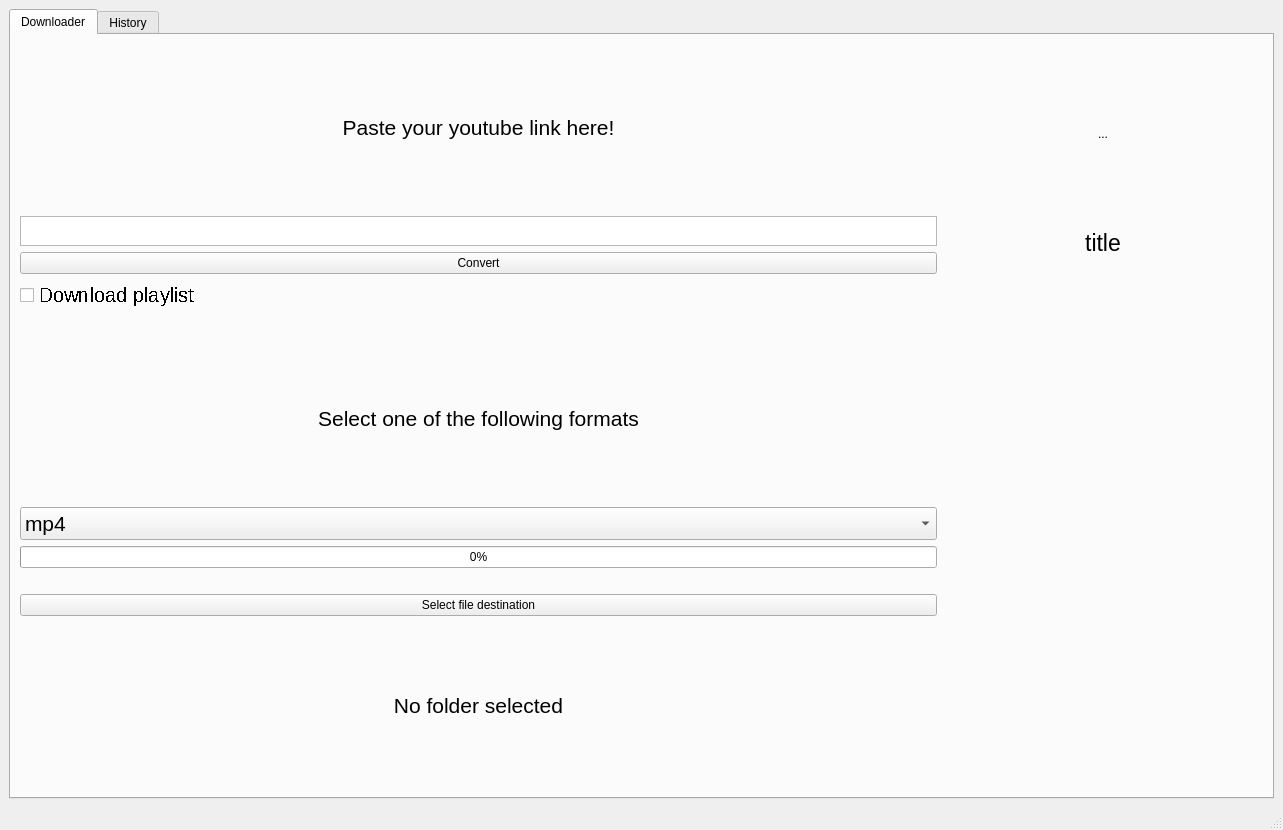
<?xml version="1.0" encoding="UTF-8"?>
<ui version="4.0">
 <class>MainWindow</class>
 <widget class="QMainWindow" name="MainWindow">
  <property name="geometry">
   <rect>
    <x>0</x>
    <y>0</y>
    <width>1283</width>
    <height>830</height>
   </rect>
  </property>
  <property name="windowTitle">
   <string>angry downloader</string>
  </property>
  <widget class="QWidget" name="centralwidget">
   <layout class="QVBoxLayout" name="verticalLayout_3">
    <item>
     <widget class="QTabWidget" name="tabWidget">
      <property name="currentIndex">
       <number>0</number>
      </property>
      <widget class="QWidget" name="tab">
       <attribute name="title">
        <string>Downloader</string>
       </attribute>
       <layout class="QHBoxLayout" name="horizontalLayout_2">
        <item>
         <layout class="QVBoxLayout" name="verticalLayout">
          <item>
           <widget class="QLabel" name="lblPasteHere">
            <property name="font">
             <font>
              <pointsize>16</pointsize>
             </font>
            </property>
            <property name="text">
             <string>Paste your youtube link here!</string>
            </property>
            <property name="alignment">
             <set>Qt::AlignmentFlag::AlignCenter</set>
            </property>
           </widget>
          </item>
          <item>
           <widget class="QTextEdit" name="txtYtLink">
            <property name="maximumSize">
             <size>
              <width>16777215</width>
              <height>30</height>
             </size>
            </property>
            <property name="layoutDirection">
             <enum>Qt::LayoutDirection::LeftToRight</enum>
            </property>
           </widget>
          </item>
          <item>
           <widget class="QPushButton" name="btnConvert">
            <property name="text">
             <string>Convert</string>
            </property>
           </widget>
          </item>
          <item>
           <widget class="QCheckBox" name="chkPlaylist">
            <property name="font">
             <font>
              <pointsize>15</pointsize>
              <stylestrategy>NoAntialias</stylestrategy>
             </font>
            </property>
            <property name="text">
             <string>Download playlist</string>
            </property>
           </widget>
          </item>
          <item>
           <spacer name="horizontalSpacer_2">
            <property name="orientation">
             <enum>Qt::Orientation::Horizontal</enum>
            </property>
            <property name="sizeHint" stdset="0">
             <size>
              <width>40</width>
              <height>20</height>
             </size>
            </property>
           </spacer>
          </item>
          <item>
           <widget class="QLabel" name="lblInstructions">
            <property name="font">
             <font>
              <pointsize>16</pointsize>
             </font>
            </property>
            <property name="layoutDirection">
             <enum>Qt::LayoutDirection::LeftToRight</enum>
            </property>
            <property name="text">
             <string>Select one of the following formats</string>
            </property>
            <property name="alignment">
             <set>Qt::AlignmentFlag::AlignCenter</set>
            </property>
           </widget>
          </item>
          <item>
           <widget class="QComboBox" name="boxFormats">
            <property name="font">
             <font>
              <pointsize>16</pointsize>
             </font>
            </property>
            <property name="layoutDirection">
             <enum>Qt::LayoutDirection::LeftToRight</enum>
            </property>
            <item>
             <property name="text">
              <string>mp4</string>
             </property>
            </item>
            <item>
             <property name="text">
              <string>webm</string>
             </property>
            </item>
            <item>
             <property name="text">
              <string>mkv</string>
             </property>
            </item>
            <item>
             <property name="text">
              <string>mp3</string>
             </property>
            </item>
            <item>
             <property name="text">
              <string>wav</string>
             </property>
            </item>
            <item>
             <property name="text">
              <string>m4a</string>
             </property>
            </item>
            <item>
             <property name="text">
              <string>flac</string>
             </property>
            </item>
            <item>
             <property name="text">
              <string>ogg</string>
             </property>
            </item>
           </widget>
          </item>
          <item>
           <widget class="QProgressBar" name="progressBar">
            <property name="value">
             <number>0</number>
            </property>
           </widget>
          </item>
          <item>
           <spacer name="horizontalSpacer">
            <property name="orientation">
             <enum>Qt::Orientation::Horizontal</enum>
            </property>
            <property name="sizeHint" stdset="0">
             <size>
              <width>40</width>
              <height>20</height>
             </size>
            </property>
           </spacer>
          </item>
          <item>
           <widget class="QPushButton" name="btnFileDest">
            <property name="text">
             <string>Select file destination</string>
            </property>
           </widget>
          </item>
          <item>
           <widget class="QLabel" name="lblPath">
            <property name="font">
             <font>
              <pointsize>16</pointsize>
             </font>
            </property>
            <property name="text">
             <string>No folder selected</string>
            </property>
            <property name="alignment">
             <set>Qt::AlignmentFlag::AlignCenter</set>
            </property>
           </widget>
          </item>
         </layout>
        </item>
        <item>
         <layout class="QVBoxLayout" name="verticalLayout_2">
          <item>
           <widget class="QLabel" name="lblThumbnail">
            <property name="sizePolicy">
             <sizepolicy hsizetype="Fixed" vsizetype="Fixed">
              <horstretch>0</horstretch>
              <verstretch>0</verstretch>
             </sizepolicy>
            </property>
            <property name="minimumSize">
             <size>
              <width>320</width>
              <height>180</height>
             </size>
            </property>
            <property name="text">
             <string>...</string>
            </property>
            <property name="alignment">
             <set>Qt::AlignmentFlag::AlignCenter</set>
            </property>
           </widget>
          </item>
          <item>
           <widget class="QLabel" name="lblTitle">
            <property name="font">
             <font>
              <pointsize>17</pointsize>
             </font>
            </property>
            <property name="text">
             <string>title</string>
            </property>
            <property name="alignment">
             <set>Qt::AlignmentFlag::AlignHCenter|Qt::AlignmentFlag::AlignTop</set>
            </property>
           </widget>
          </item>
          <item>
           <spacer name="verticalSpacer">
            <property name="orientation">
             <enum>Qt::Orientation::Vertical</enum>
            </property>
            <property name="sizeType">
             <enum>QSizePolicy::Policy::Fixed</enum>
            </property>
            <property name="sizeHint" stdset="0">
             <size>
              <width>20</width>
              <height>400</height>
             </size>
            </property>
           </spacer>
          </item>
         </layout>
        </item>
       </layout>
      </widget>
      <widget class="QWidget" name="tab_2">
       <attribute name="title">
        <string>History</string>
       </attribute>
       <layout class="QVBoxLayout" name="verticalLayout_4">
        <item>
         <widget class="QScrollArea" name="scrollArea">
          <property name="widgetResizable">
           <bool>true</bool>
          </property>
          <widget class="QWidget" name="scrollAreaWidgetContents">
           <property name="geometry">
            <rect>
             <x>0</x>
             <y>0</y>
             <width>1241</width>
             <height>684</height>
            </rect>
           </property>
          </widget>
         </widget>
        </item>
        <item>
         <widget class="QPushButton" name="btnClearHistory">
          <property name="font">
           <font>
            <pointsize>12</pointsize>
           </font>
          </property>
          <property name="text">
           <string>Clear history</string>
          </property>
         </widget>
        </item>
       </layout>
      </widget>
     </widget>
    </item>
   </layout>
  </widget>
  <widget class="QMenuBar" name="menubar">
   <property name="geometry">
    <rect>
     <x>0</x>
     <y>0</y>
     <width>1283</width>
     <height>21</height>
    </rect>
   </property>
  </widget>
  <widget class="QStatusBar" name="statusbar"/>
 </widget>
 <resources/>
 <connections/>
</ui>
